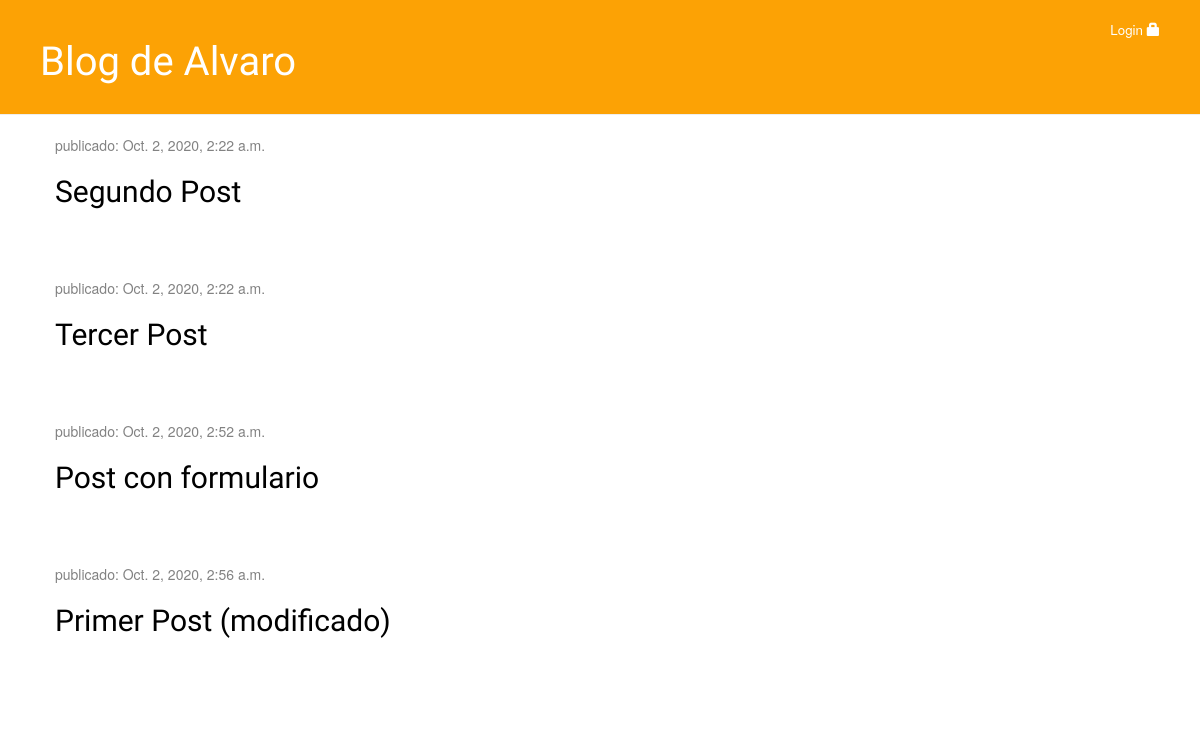
The page / on the database its author committed.
### blog/models.py (models this page shows, shortened)
class Post(models.Model):
    author = models.ForeignKey('auth.User', on_delete=models.CASCADE)
    title = models.CharField(max_length=200)
    text = models.TextField()
    created_date = models.DateTimeField(
            default=timezone.now)
    published_date = models.DateTimeField(
            blank=True, null=True)

### blog/views.py (the view)
# urls.py: path('', views.post_list, name='post_list'),
def post_list(request):
    posts = Post.objects.filter(published_date__lte=timezone.now()).order_by('published_date')
    return render(request, 'blog/post_list.html', {'posts': posts})

### blog/templates/blog/post_list.html
{% extends 'blog/base.html' %}
{% block content %}
    {% for post in posts %}
        <div class="post">
            <div class="date">
                <p>publicado: {{ post.published_date }}</p>
            </div>
            <h2><a href="{% url 'post_detail' pk=post.pk %}">{{ post.title }}</a></h2>
        </div>
    {% endfor %}
{% endblock %}

### blog/static/css/blog.css (style rules this page uses)
h1 a, h2 a { color: #FCA205; font-family: 'Lobster'; }
h1, h2, h3, h4 { font-family: 'Lobster', cursive; }
.date { color: #828282; }
.post { margin-bottom: 70px; }
.post h2 a, .post h2 a:visited { color: #000000; }

### rows shown on the page
Post: published_date "Oct. 2, 2020, 2:22 a.m.", title "Segundo Post"
Post: published_date "Oct. 2, 2020, 2:22 a.m.", title "Tercer Post"
Post: published_date "Oct. 2, 2020, 2:52 a.m.", title "Post con formulario"
Post: published_date "Oct. 2, 2020, 2:56 a.m.", title "Primer Post (modificado)"
